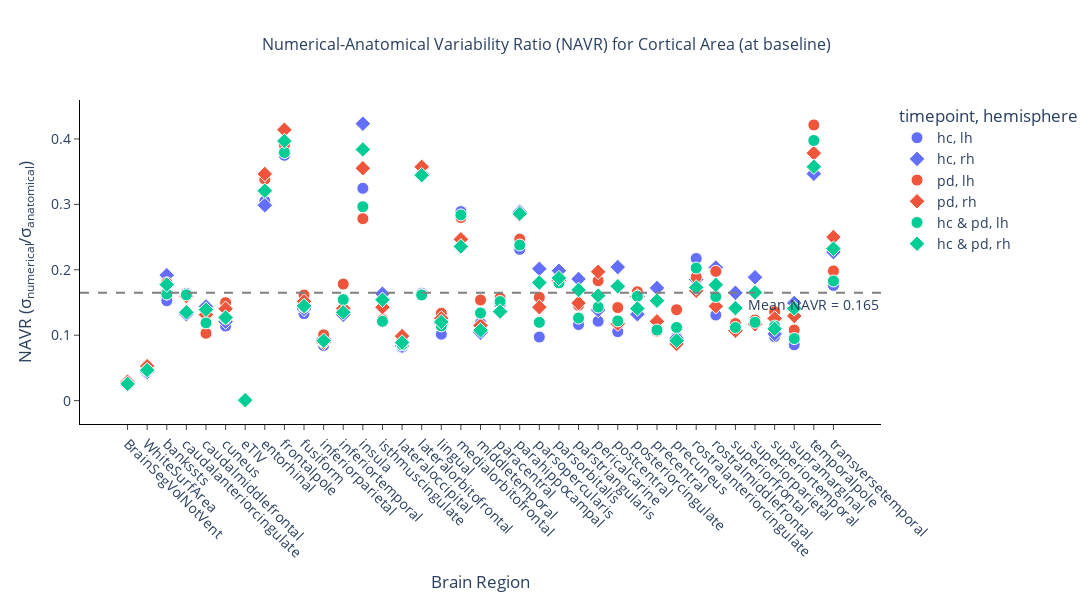
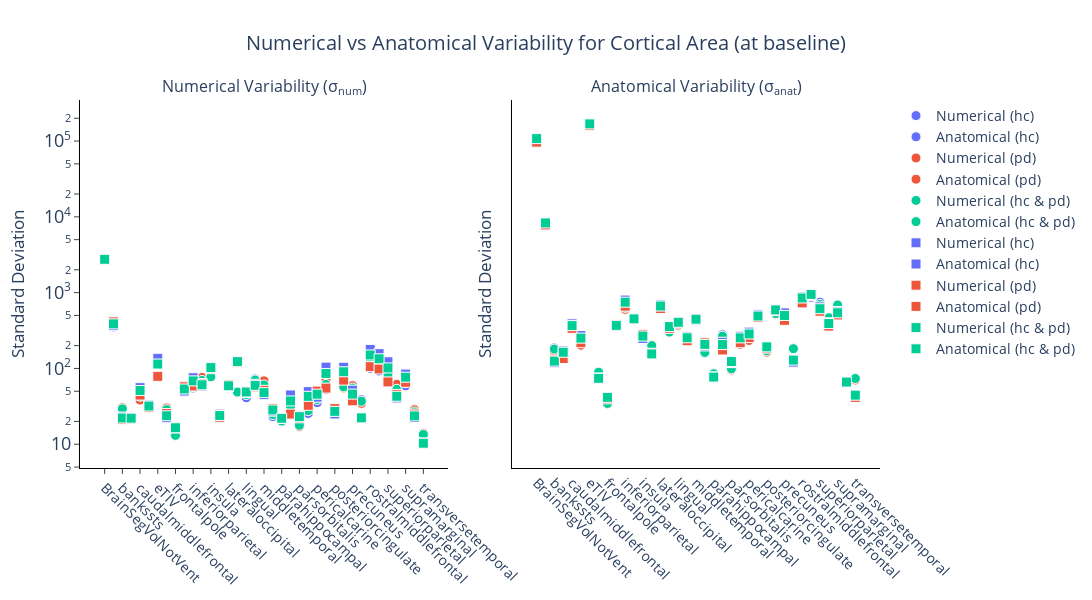

Notebook cell for these charts, in order:
### Markdown cell above
### Baseline HC+PD

### Code cell
pop_hc_baseline, pop_pd_baseline = get_population(df, df_cohort, visit="first")
pop_hc_followup, pop_pd_followup = get_population(df, df_cohort, visit="second")

pop_hc = pop_hc_baseline
pop_pd = pop_pd_baseline
pop_all = np.concatenate([pop_hc_baseline, pop_pd_baseline])

config = NavrConfig(
    metric=METRIC,
    bilateral=False,
    change=False,
    csv_dir=csv_dir,
    figures_dir=figures_dir,
    regions_template=regions_template,
    anondir=anondir,
    title_suffix="Cortical",
    timepoint="baseline",
)

_ = generate_navr(
    get_stats_metric=get_stats_metric,
    pop1=pop_hc,
    pop2=pop_pd,
    pop_all=pop_all,
    pop1_name="hc",
    pop2_name="pd",
    config=config,
)

pop_hc = pop_hc_followup
pop_pd = pop_pd_followup
pop_all = np.concatenate([pop_hc_followup, pop_pd_followup])

config = NavrConfig(
    metric=METRIC,
    bilateral=False,
    change=False,
    csv_dir=csv_dir,
    figures_dir=figures_dir,
    regions_template=regions_template,
    anondir=anondir,
    title_suffix="Cortical",
    timepoint="followup",
)

_ = generate_navr(
    get_stats_metric=get_stats_metric,
    pop1=pop_hc,
    pop2=pop_pd,
    pop_all=pop_all,
    pop1_name="hc",
    pop2_name="pd",
    config=config,
)

### Figure 1 — Plotly figure (JSON) as saved in the notebook; plotly's stock layout.template omitted (floating-point values rounded to 4 significant figures)
{"data": [{"customdata": [[2726.0, 109000.0], [353.3, 8306.0], [28.45, 186.4], [23.02, 140.4], [46.28, 344.8], [29.56, 259.1], [136.0, 167900.0], [27.26, 89.37], [12.94, 34.5], [49.71, 373.9], [55.18, 655.5], [63.67, 461.1], [78.31, 241.3], [23.48, 194.7], [55.49, 679.8], [48.87, 297.6], [41.08, 404.5], [72.71, 251.6], [53.32, 449.7], [23.15, 158.6], [19.76, 85.44], [26.99, 277.7], [18.37, 100.5], [25.47, 219.0], [35.36, 291.2], [52.9, 501.8], [27.28, 167.0], [58.52, 532.8], [51.73, 531.4], [38.68, 178.1], [100.2, 766.0], [92.56, 862.8], [88.35, 748.4], [45.19, 462.4], [58.99, 691.4], [25.13, 66.41], [13.08, 74.27]], "hovertemplate": "<b>%{hovertext}</b><br><br>timepoint=hc<br>hemisphere=lh<br>region=%{x}<br>NAVR=%{y:.3f}<br>num=%{customdata[0]:.2e}<br>anat=%{customdata[1]:.2e}<extra></extra>", "hovertext": ["BrainSegVolNotVent", "WhiteSurfArea", "bankssts", "caudalanteriorcingulate", "caudalmiddlefrontal", "cuneus", "eTIV", "entorhinal", "frontalpole", "fusiform", "inferiorparietal", "inferiortemporal", "insula", "isthmuscingulate", "lateraloccipital", "lateralorbitofrontal", "lingual", "medialorbitofrontal", "middletemporal", "paracentral", "parahippocampal", "parsopercularis", "parsorbitalis", "parstriangularis", "pericalcarine", "postcentral", "posteriorcingulate", "precentral", "precuneus", "rostralanteriorcingulate", "rostralmiddlefrontal", "superiorfrontal", "superiorparietal", "superiortemporal", "supramarginal", "temporalpole", "transversetemporal"], "legendgroup": "hc, lh", "marker": {"color": "#636efa", "line": {"color": "white", "width": 1}, "size": 12, "symbol": "circle"}, "mode": "markers", "name": "hc, lh", "orientation": "v", "showlegend": true, "type": "scatter", "x": ["BrainSegVolNotVent", "WhiteSurfArea", "bankssts", "caudalanteriorcingulate", "caudalmiddlefrontal", "cuneus", "eTIV", "entorhinal", "frontalpole", "fusiform", "inferiorparietal", "inferiortemporal", "insula", "isthmuscingulate", "lateraloccipital", "lateralorbitofrontal", "lingual", "medialorbitofrontal", "middletemporal", "paracentral", "parahippocampal", "parsopercularis", "parsorbitalis", "parstriangularis", "pericalcarine", "postcentral", "posteriorcingulate", "precentral", "precuneus", "rostralanteriorcingulate", "rostralmiddlefrontal", "superiorfrontal", "superiorparietal", "superiortemporal", "supramarginal", "temporalpole", "transversetemporal"], "xaxis": "x", "y": [0.02501, 0.04254, 0.1526, 0.1639, 0.1342, 0.1141, 0.0008099, 0.305, 0.3751, 0.133, 0.08419, 0.1381, 0.3246, 0.1206, 0.08163, 0.1642, 0.1016, 0.289, 0.1186, 0.146, 0.2312, 0.09719, 0.1828, 0.1163, 0.1214, 0.1054, 0.1633, 0.1098, 0.09734, 0.2172, 0.1308, 0.1073, 0.118, 0.09773, 0.08533, 0.3783, 0.1761], "yaxis": "y"}, {"customdata": [[2726.0, 109000.0], [366.9, 8368.0], [22.83, 119.1], [22.43, 169.7], [55.84, 387.6], [32.83, 272.0], [136.0, 167900.0], [22.35, 74.83], [16.53, 41.66], [50.31, 358.7], [75.39, 798.2], [58.78, 447.8], [105.2, 248.4], [24.93, 152.5], [57.67, 688.9], [124.5, 359.2], [48.08, 408.9], [61.81, 262.7], [44.98, 432.5], [27.27, 198.2], [21.99, 76.21], [44.67, 221.6], [23.7, 119.3], [49.45, 266.0], [41.74, 301.4], [104.1, 509.9], [25.08, 189.9], [103.7, 601.9], [51.63, 540.5], [22.44, 121.1], [178.4, 876.5], [156.6, 950.4], [122.4, 649.2], [40.82, 400.8], [84.22, 564.4], [22.5, 64.9], [10.27, 45.25]], "hovertemplate": "<b>%{hovertext}</b><br><br>timepoint=hc<br>hemisphere=rh<br>region=%{x}<br>NAVR=%{y:.3f}<br>num=%{customdata[0]:.2e}<br>anat=%{customdata[1]:.2e}<extra></extra>", "hovertext": ["BrainSegVolNotVent", "WhiteSurfArea", "bankssts", "caudalanteriorcingulate", "caudalmiddlefrontal", "cuneus", "eTIV", "entorhinal", "frontalpole", "fusiform", "inferiorparietal", "inferiortemporal", "insula", "isthmuscingulate", "lateraloccipital", "lateralorbitofrontal", "lingual", "medialorbitofrontal", "middletemporal", "paracentral", "parahippocampal", "parsopercularis", "parsorbitalis", "parstriangularis", "pericalcarine", "postcentral", "posteriorcingulate", "precentral", "precuneus", "rostralanteriorcingulate", "rostralmiddlefrontal", "superiorfrontal", "superiorparietal", "superiortemporal", "supramarginal", "temporalpole", "transversetemporal"], "legendgroup": "hc, rh", "marker": {"color": "#636efa", "line": {"color": "white", "width": 1}, "size": 12, "symbol": "diamond"}, "mode": "markers", "name": "hc, rh", "orientation": "v", "showlegend": true, "type": "scatter", "x": ["BrainSegVolNotVent", "WhiteSurfArea", "bankssts", "caudalanteriorcingulate", "caudalmiddlefrontal", "cuneus", "eTIV", "entorhinal", "frontalpole", "fusiform", "inferiorparietal", "inferiortemporal", "insula", "isthmuscingulate", "lateraloccipital", "lateralorbitofrontal", "lingual", "medialorbitofrontal", "middletemporal", "paracentral", "parahippocampal", "parsopercularis", "parsorbitalis", "parstriangularis", "pericalcarine", "postcentral", "posteriorcingulate", "precentral", "precuneus", "rostralanteriorcingulate", "rostralmiddlefrontal", "superiorfrontal", "superiorparietal", "superiortemporal", "supramarginal", "temporalpole", "transversetemporal"], "xaxis": "x", "y": [0.02501, 0.04385, 0.1918, 0.1322, 0.144, 0.1207, 0.0008099, 0.2987, 0.3967, 0.1403, 0.09445, 0.1313, 0.4233, 0.1635, 0.08371, 0.3466, 0.1176, 0.2353, 0.104, 0.1376, 0.2885, 0.2015, 0.1986, 0.1859, 0.1385, 0.2041, 0.1321, 0.1722, 0.09551, 0.1853, 0.2035, 0.1648, 0.1886, 0.1018, 0.1492, 0.3468, 0.227], "yaxis": "y"}, {"customdata": [[2783.0, 96660.0], [416.8, 7833.0], [30.34, 168.6], [21.59, 133.9], [38.25, 371.4], [30.34, 202.6], [78.64, 161000.0], [30.17, 89.1], [13.29, 34.03], [57.4, 355.4], [60.45, 601.3], [76.22, 427.9], [76.61, 275.4], [25.13, 203.1], [58.11, 622.1], [48.61, 300.4], [49.73, 372.6], [66.91, 239.1], [68.61, 446.1], [26.38, 168.0], [20.84, 84.42], [37.0, 234.2], [17.1, 95.59], [30.32, 208.1], [42.9, 234.0], [70.94, 498.8], [27.21, 163.5], [55.2, 519.7], [59.31, 427.0], [34.62, 183.3], [144.6, 731.9], [110.8, 940.5], [77.56, 629.1], [61.7, 454.4], [71.86, 665.7], [28.51, 67.66], [13.94, 70.32]], "hovertemplate": "<b>%{hovertext}</b><br><br>timepoint=pd<br>hemisphere=lh<br>region=%{x}<br>NAVR=%{y:.3f}<br>num=%{customdata[0]:.2e}<br>anat=%{customdata[1]:.2e}<extra></extra>", "hovertext": ["BrainSegVolNotVent", "WhiteSurfArea", "bankssts", "caudalanteriorcingulate", "caudalmiddlefrontal", "cuneus", "eTIV", "entorhinal", "frontalpole", "fusiform", "inferiorparietal", "inferiortemporal", "insula", "isthmuscingulate", "lateraloccipital", "lateralorbitofrontal", "lingual", "medialorbitofrontal", "middletemporal", "paracentral", "parahippocampal", "parsopercularis", "parsorbitalis", "parstriangularis", "pericalcarine", "postcentral", "posteriorcingulate", "precentral", "precuneus", "rostralanteriorcingulate", "rostralmiddlefrontal", "superiorfrontal", "superiorparietal", "superiortemporal", "supramarginal", "temporalpole", "transversetemporal"], "legendgroup": "pd, lh", "marker": {"color": "#EF553B", "line": {"color": "white", "width": 1}, "size": 12, "symbol": "circle"}, "mode": "markers", "name": "pd, lh", "orientation": "v", "showlegend": true, "type": "scatter", "x": ["BrainSegVolNotVent", "WhiteSurfArea", "bankssts", "caudalanteriorcingulate", "caudalmiddlefrontal", "cuneus", "eTIV", "entorhinal", "frontalpole", "fusiform", "inferiorparietal", "inferiortemporal", "insula", "isthmuscingulate", "lateraloccipital", "lateralorbitofrontal", "lingual", "medialorbitofrontal", "middletemporal", "paracentral", "parahippocampal", "parsopercularis", "parsorbitalis", "parstriangularis", "pericalcarine", "postcentral", "posteriorcingulate", "precentral", "precuneus", "rostralanteriorcingulate", "rostralmiddlefrontal", "superiorfrontal", "superiorparietal", "superiortemporal", "supramarginal", "temporalpole", "transversetemporal"], "xaxis": "x", "y": [0.02879, 0.05321, 0.18, 0.1613, 0.103, 0.1498, 0.0004884, 0.3386, 0.3907, 0.1615, 0.1005, 0.1781, 0.2782, 0.1238, 0.09341, 0.1618, 0.1335, 0.2799, 0.1538, 0.157, 0.2469, 0.158, 0.1789, 0.1457, 0.1833, 0.1422, 0.1664, 0.1062, 0.1389, 0.1889, 0.1976, 0.1178, 0.1233, 0.1358, 0.1079, 0.4214, 0.1982], "yaxis": "y"}, {"customdata": [[2783.0, 96660.0], [411.4, 7815.0], [21.3, 129.1], [21.59, 135.1], [44.45, 338.2], [30.67, 218.5], [78.64, 161000.0], [25.43, 73.42], [16.45, 39.71], [57.33, 378.0], [58.71, 663.1], [63.39, 449.5], [99.23, 279.2], [22.68, 158.8], [60.83, 616.6], [120.7, 337.8], [49.95, 397.0], [57.21, 232.0], [51.45, 448.1], [29.5, 217.9], [21.98, 77.21], [24.98, 174.9], [22.32, 121.5], [32.63, 218.6], [50.29, 255.4], [55.03, 468.1], [29.49, 185.1], [70.14, 578.7], [37.34, 431.1], [22.08, 131.5], [105.5, 731.6], [98.45, 921.3], [66.33, 568.4], [45.46, 361.9], [65.67, 507.4], [24.98, 66.03], [10.36, 41.43]], "hovertemplate": "<b>%{hovertext}</b><br><br>timepoint=pd<br>hemisphere=rh<br>region=%{x}<br>NAVR=%{y:.3f}<br>num=%{customdata[0]:.2e}<br>anat=%{customdata[1]:.2e}<extra></extra>", "hovertext": ["BrainSegVolNotVent", "WhiteSurfArea", "bankssts", "caudalanteriorcingulate", "caudalmiddlefrontal", "cuneus", "eTIV", "entorhinal", "frontalpole", "fusiform", "inferiorparietal", "inferiortemporal", "insula", "isthmuscingulate", "lateraloccipital", "lateralorbitofrontal", "lingual", "medialorbitofrontal", "middletemporal", "paracentral", "parahippocampal", "parsopercularis", "parsorbitalis", "parstriangularis", "pericalcarine", "postcentral", "posteriorcingulate", "precentral", "precuneus", "rostralanteriorcingulate", "rostralmiddlefrontal", "superiorfrontal", "superiorparietal", "superiortemporal", "supramarginal", "temporalpole", "transversetemporal"], "legendgroup": "pd, rh", "marker": {"color": "#EF553B", "line": {"color": "white", "width": 1}, "size": 12, "symbol": "diamond"}, "mode": "markers", "name": "pd, rh", "orientation": "v", "showlegend": true, "type": "scatter", "x": ["BrainSegVolNotVent", "WhiteSurfArea", "bankssts", "caudalanteriorcingulate", "caudalmiddlefrontal", "cuneus", "eTIV", "entorhinal", "frontalpole", "fusiform", "inferiorparietal", "inferiortemporal", "insula", "isthmuscingulate", "lateraloccipital", "lateralorbitofrontal", "lingual", "medialorbitofrontal", "middletemporal", "paracentral", "parahippocampal", "parsopercularis", "parsorbitalis", "parstriangularis", "pericalcarine", "postcentral", "posteriorcingulate", "precentral", "precuneus", "rostralanteriorcingulate", "rostralmiddlefrontal", "superiorfrontal", "superiorparietal", "superiortemporal", "supramarginal", "temporalpole", "transversetemporal"], "xaxis": "x", "y": [0.02879, 0.05265, 0.165, 0.1597, 0.1314, 0.1404, 0.0004884, 0.3464, 0.4141, 0.1517, 0.08854, 0.141, 0.3553, 0.1428, 0.09866, 0.3574, 0.1258, 0.2467, 0.1148, 0.1354, 0.2847, 0.1428, 0.1837, 0.1492, 0.197, 0.1176, 0.1593, 0.1212, 0.08662, 0.1679, 0.1442, 0.1069, 0.1167, 0.1256, 0.1294, 0.3783, 0.25], "yaxis": "y"}, {"customdata": [[2751.0, 107600.0], [382.7, 8282.0], [29.3, 179.7], [22.4, 138.5], [42.91, 361.1], [29.91, 237.7], [114.2, 168400.0], [28.58, 89.17], [13.1, 34.53], [53.25, 370.7], [57.57, 637.1], [69.51, 450.2], [77.56, 261.6], [24.22, 199.7], [56.66, 662.6], [48.76, 301.8], [45.12, 395.0], [70.2, 247.3], [60.57, 452.4], [24.63, 162.6], [20.24, 85.12], [31.81, 265.9], [17.82, 98.9], [27.72, 219.6], [38.88, 271.9], [61.54, 505.1], [27.25, 170.8], [57.07, 529.0], [55.21, 493.8], [36.94, 182.3], [121.9, 766.3], [101.0, 904.9], [83.74, 699.9], [53.14, 466.6], [65.0, 685.5], [26.68, 67.1], [13.47, 73.63]], "hovertemplate": "<b>%{hovertext}</b><br><br>timepoint=hc & pd<br>hemisphere=lh<br>region=%{x}<br>NAVR=%{y:.3f}<br>num=%{customdata[0]:.2e}<br>anat=%{customdata[1]:.2e}<extra></extra>", "hovertext": ["BrainSegVolNotVent", "WhiteSurfArea", "bankssts", "caudalanteriorcingulate", "caudalmiddlefrontal", "cuneus", "eTIV", "entorhinal", "frontalpole", "fusiform", "inferiorparietal", "inferiortemporal", "insula", "isthmuscingulate", "lateraloccipital", "lateralorbitofrontal", "lingual", "medialorbitofrontal", "middletemporal", "paracentral", "parahippocampal", "parsopercularis", "parsorbitalis", "parstriangularis", "pericalcarine", "postcentral", "posteriorcingulate", "precentral", "precuneus", "rostralanteriorcingulate", "rostralmiddlefrontal", "superiorfrontal", "superiorparietal", "superiortemporal", "supramarginal", "temporalpole", "transversetemporal"], "legendgroup": "hc & pd, lh", "marker": {"color": "#00cc96", "line": {"color": "white", "width": 1}, "size": 12, "symbol": "circle"}, "mode": "markers", "name": "hc & pd, lh", "orientation": "v", "showlegend": true, "type": "scatter", "x": ["BrainSegVolNotVent", "WhiteSurfArea", "bankssts", "caudalanteriorcingulate", "caudalmiddlefrontal", "cuneus", "eTIV", "entorhinal", "frontalpole", "fusiform", "inferiorparietal", "inferiortemporal", "insula", "isthmuscingulate", "lateraloccipital", "lateralorbitofrontal", "lingual", "medialorbitofrontal", "middletemporal", "paracentral", "parahippocampal", "parsopercularis", "parsorbitalis", "parstriangularis", "pericalcarine", "postcentral", "posteriorcingulate", "precentral", "precuneus", "rostralanteriorcingulate", "rostralmiddlefrontal", "superiorfrontal", "superiorparietal", "superiortemporal", "supramarginal", "temporalpole", "transversetemporal"], "xaxis": "x", "y": [0.02558, 0.04621, 0.163, 0.1617, 0.1189, 0.1258, 0.0006782, 0.3205, 0.3793, 0.1437, 0.09037, 0.1544, 0.2964, 0.1213, 0.08552, 0.1616, 0.1142, 0.2839, 0.1339, 0.1514, 0.2378, 0.1196, 0.1801, 0.1262, 0.143, 0.1218, 0.1596, 0.1079, 0.1118, 0.2027, 0.1591, 0.1117, 0.1197, 0.1139, 0.09483, 0.3976, 0.1829], "yaxis": "y"}, {"customdata": [[2751.0, 107600.0], [387.3, 8310.0], [22.17, 124.9], [22.06, 163.4], [51.11, 367.6], [31.89, 251.2], [114.2, 168400.0], [23.76, 74.07], [16.49, 41.56], [53.53, 370.1], [68.51, 748.2], [60.86, 450.8], [102.6, 267.1], [23.96, 155.4], [59.09, 665.6], [122.8, 356.5], [48.92, 406.4], [59.82, 253.8], [47.95, 446.1], [28.28, 207.7], [21.98, 76.94], [37.26, 206.5], [23.1, 123.3], [42.82, 253.1], [45.73, 284.9], [85.89, 491.5], [27.12, 192.5], [90.36, 591.6], [45.85, 499.9], [22.28, 128.8], [150.5, 850.7], [134.0, 947.7], [101.5, 613.7], [42.94, 391.4], [76.56, 542.7], [23.63, 66.11], [10.31, 44.38]], "hovertemplate": "<b>%{hovertext}</b><br><br>timepoint=hc & pd<br>hemisphere=rh<br>region=%{x}<br>NAVR=%{y:.3f}<br>num=%{customdata[0]:.2e}<br>anat=%{customdata[1]:.2e}<extra></extra>", "hovertext": ["BrainSegVolNotVent", "WhiteSurfArea", "bankssts", "caudalanteriorcingulate", "caudalmiddlefrontal", "cuneus", "eTIV", "entorhinal", "frontalpole", "fusiform", "inferiorparietal", "inferiortemporal", "insula", "isthmuscingulate", "lateraloccipital", "lateralorbitofrontal", "lingual", "medialorbitofrontal", "middletemporal", "paracentral", "parahippocampal", "parsopercularis", "parsorbitalis", "parstriangularis", "pericalcarine", "postcentral", "posteriorcingulate", "precentral", "precuneus", "rostralanteriorcingulate", "rostralmiddlefrontal", "superiorfrontal", "superiorparietal", "superiortemporal", "supramarginal", "temporalpole", "transversetemporal"], "legendgroup": "hc & pd, rh", "marker": {"color": "#00cc96", "line": {"color": "white", "width": 1}, "size": 12, "symbol": "diamond"}, "mode": "markers", "name": "hc & pd, rh", "orientation": "v", "showlegend": true, "type": "scatter", "x": ["BrainSegVolNotVent", "WhiteSurfArea", "bankssts", "caudalanteriorcingulate", "caudalmiddlefrontal", "cuneus", "eTIV", "entorhinal", "frontalpole", "fusiform", "inferiorparietal", "inferiortemporal", "insula", "isthmuscingulate", "lateraloccipital", "lateralorbitofrontal", "lingual", "medialorbitofrontal", "middletemporal", "paracentral", "parahippocampal", "parsopercularis", "parsorbitalis", "parstriangularis", "pericalcarine", "postcentral", "posteriorcingulate", "precentral", "precuneus", "rostralanteriorcingulate", "rostralmiddlefrontal", "superiorfrontal", "superiorparietal", "superiortemporal", "supramarginal", "temporalpole", "transversetemporal"], "xaxis": "x", "y": [0.02558, 0.0466, 0.1774, 0.135, 0.139, 0.127, 0.0006782, 0.3208, 0.3969, 0.1446, 0.09157, 0.135, 0.384, 0.1542, 0.08878, 0.3446, 0.1204, 0.2357, 0.1075, 0.1361, 0.2857, 0.1804, 0.1873, 0.1692, 0.1605, 0.1748, 0.1408, 0.1527, 0.09172, 0.173, 0.177, 0.1414, 0.1654, 0.1097, 0.1411, 0.3575, 0.2323], "yaxis": "y"}], "layout": {"annotations": [{"showarrow": false, "text": "Mean NAVR = 0.165", "x": 1, "xanchor": "right", "xref": "x domain", "y": 0.165, "yanchor": "top", "yref": "y"}], "font": {"size": 14}, "height": 600, "legend": {"title": {"text": "timepoint, hemisphere"}, "tracegroupgap": 0}, "plot_bgcolor": "white", "shapes": [{"line": {"color": "gray", "dash": "dash"}, "type": "line", "x0": 0, "x1": 1, "xref": "x domain", "y0": 0.165, "y1": 0.165, "yref": "y"}], "title": {"font": {"size": 16}, "text": "Numerical-Anatomical Variability Ratio (NAVR) for Cortical Area (at baseline)", "x": 0.5}, "width": 1400, "xaxis": {"anchor": "y", "domain": [0, 1], "linecolor": "black", "linewidth": 1, "showline": true, "tickangle": 45, "ticks": "outside", "title": {"text": "Brain Region"}}, "yaxis": {"anchor": "x", "domain": [0, 1], "exponentformat": "power", "linecolor": "black", "linewidth": 1, "showline": true, "ticks": "outside", "title": {"text": "NAVR (σ<sub>numerical</sub>/σ<sub>anatomical</sub>)"}}}}

### Figure 2 — Plotly figure (JSON) as saved in the notebook; plotly's stock layout.template omitted (floating-point values rounded to 4 significant figures)
{"data": [{"marker": {"color": "#636EFA", "line": {"color": "white", "width": 1}, "size": 10, "symbol": ["circle", "circle", "circle", "circle", "circle", "circle", "circle", "circle", "circle", "circle", "circle", "circle", "circle", "circle", "circle", "circle", "circle", "circle", "circle", "circle", "circle", "circle", "circle", "circle", "circle", "circle", "circle", "circle", "circle", "circle", "circle", "circle", "circle", "circle", "circle", "circle", "circle"]}, "mode": "markers", "name": "Numerical (hc)", "showlegend": true, "type": "scatter", "x": ["BrainSegVolNotVent", "WhiteSurfArea", "bankssts", "caudalanteriorcingulate", "caudalmiddlefrontal", "cuneus", "eTIV", "entorhinal", "frontalpole", "fusiform", "inferiorparietal", "inferiortemporal", "insula", "isthmuscingulate", "lateraloccipital", "lateralorbitofrontal", "lingual", "medialorbitofrontal", "middletemporal", "paracentral", "parahippocampal", "parsopercularis", "parsorbitalis", "parstriangularis", "pericalcarine", "postcentral", "posteriorcingulate", "precentral", "precuneus", "rostralanteriorcingulate", "rostralmiddlefrontal", "superiorfrontal", "superiorparietal", "superiortemporal", "supramarginal", "temporalpole", "transversetemporal"], "xaxis": "x", "y": [2726.0, 353.3, 28.45, 23.02, 46.28, 29.56, 136.0, 27.26, 12.94, 49.71, 55.18, 63.67, 78.31, 23.48, 55.49, 48.87, 41.08, 72.71, 53.32, 23.15, 19.76, 26.99, 18.37, 25.47, 35.36, 52.9, 27.28, 58.52, 51.73, 38.68, 100.2, 92.56, 88.35, 45.19, 58.99, 25.13, 13.08], "yaxis": "y"}, {"marker": {"color": "#636EFA", "line": {"color": "white", "width": 1}, "size": 10, "symbol": ["circle", "circle", "circle", "circle", "circle", "circle", "circle", "circle", "circle", "circle", "circle", "circle", "circle", "circle", "circle", "circle", "circle", "circle", "circle", "circle", "circle", "circle", "circle", "circle", "circle", "circle", "circle", "circle", "circle", "circle", "circle", "circle", "circle", "circle", "circle", "circle", "circle"]}, "mode": "markers", "name": "Anatomical (hc)", "showlegend": true, "type": "scatter", "x": ["BrainSegVolNotVent", "WhiteSurfArea", "bankssts", "caudalanteriorcingulate", "caudalmiddlefrontal", "cuneus", "eTIV", "entorhinal", "frontalpole", "fusiform", "inferiorparietal", "inferiortemporal", "insula", "isthmuscingulate", "lateraloccipital", "lateralorbitofrontal", "lingual", "medialorbitofrontal", "middletemporal", "paracentral", "parahippocampal", "parsopercularis", "parsorbitalis", "parstriangularis", "pericalcarine", "postcentral", "posteriorcingulate", "precentral", "precuneus", "rostralanteriorcingulate", "rostralmiddlefrontal", "superiorfrontal", "superiorparietal", "superiortemporal", "supramarginal", "temporalpole", "transversetemporal"], "xaxis": "x2", "y": [109000.0, 8306.0, 186.4, 140.4, 344.8, 259.1, 167900.0, 89.37, 34.5, 373.9, 655.5, 461.1, 241.3, 194.7, 679.8, 297.6, 404.5, 251.6, 449.7, 158.6, 85.44, 277.7, 100.5, 219.0, 291.2, 501.8, 167.0, 532.8, 531.4, 178.1, 766.0, 862.8, 748.4, 462.4, 691.4, 66.41, 74.27], "yaxis": "y2"}, {"marker": {"color": "#EF553B", "line": {"color": "white", "width": 1}, "size": 10, "symbol": ["circle", "circle", "circle", "circle", "circle", "circle", "circle", "circle", "circle", "circle", "circle", "circle", "circle", "circle", "circle", "circle", "circle", "circle", "circle", "circle", "circle", "circle", "circle", "circle", "circle", "circle", "circle", "circle", "circle", "circle", "circle", "circle", "circle", "circle", "circle", "circle", "circle"]}, "mode": "markers", "name": "Numerical (pd)", "showlegend": true, "type": "scatter", "x": ["BrainSegVolNotVent", "WhiteSurfArea", "bankssts", "caudalanteriorcingulate", "caudalmiddlefrontal", "cuneus", "eTIV", "entorhinal", "frontalpole", "fusiform", "inferiorparietal", "inferiortemporal", "insula", "isthmuscingulate", "lateraloccipital", "lateralorbitofrontal", "lingual", "medialorbitofrontal", "middletemporal", "paracentral", "parahippocampal", "parsopercularis", "parsorbitalis", "parstriangularis", "pericalcarine", "postcentral", "posteriorcingulate", "precentral", "precuneus", "rostralanteriorcingulate", "rostralmiddlefrontal", "superiorfrontal", "superiorparietal", "superiortemporal", "supramarginal", "temporalpole", "transversetemporal"], "xaxis": "x", "y": [2783.0, 416.8, 30.34, 21.59, 38.25, 30.34, 78.64, 30.17, 13.29, 57.4, 60.45, 76.22, 76.61, 25.13, 58.11, 48.61, 49.73, 66.91, 68.61, 26.38, 20.84, 37.0, 17.1, 30.32, 42.9, 70.94, 27.21, 55.2, 59.31, 34.62, 144.6, 110.8, 77.56, 61.7, 71.86, 28.51, 13.94], "yaxis": "y"}, {"marker": {"color": "#EF553B", "line": {"color": "white", "width": 1}, "size": 10, "symbol": ["circle", "circle", "circle", "circle", "circle", "circle", "circle", "circle", "circle", "circle", "circle", "circle", "circle", "circle", "circle", "circle", "circle", "circle", "circle", "circle", "circle", "circle", "circle", "circle", "circle", "circle", "circle", "circle", "circle", "circle", "circle", "circle", "circle", "circle", "circle", "circle", "circle"]}, "mode": "markers", "name": "Anatomical (pd)", "showlegend": true, "type": "scatter", "x": ["BrainSegVolNotVent", "WhiteSurfArea", "bankssts", "caudalanteriorcingulate", "caudalmiddlefrontal", "cuneus", "eTIV", "entorhinal", "frontalpole", "fusiform", "inferiorparietal", "inferiortemporal", "insula", "isthmuscingulate", "lateraloccipital", "lateralorbitofrontal", "lingual", "medialorbitofrontal", "middletemporal", "paracentral", "parahippocampal", "parsopercularis", "parsorbitalis", "parstriangularis", "pericalcarine", "postcentral", "posteriorcingulate", "precentral", "precuneus", "rostralanteriorcingulate", "rostralmiddlefrontal", "superiorfrontal", "superiorparietal", "superiortemporal", "supramarginal", "temporalpole", "transversetemporal"], "xaxis": "x2", "y": [96660.0, 7833.0, 168.6, 133.9, 371.4, 202.6, 161000.0, 89.1, 34.03, 355.4, 601.3, 427.9, 275.4, 203.1, 622.1, 300.4, 372.6, 239.1, 446.1, 168.0, 84.42, 234.2, 95.59, 208.1, 234.0, 498.8, 163.5, 519.7, 427.0, 183.3, 731.9, 940.5, 629.1, 454.4, 665.7, 67.66, 70.32], "yaxis": "y2"}, {"marker": {"color": "#00CC96", "line": {"color": "white", "width": 1}, "size": 10, "symbol": ["circle", "circle", "circle", "circle", "circle", "circle", "circle", "circle", "circle", "circle", "circle", "circle", "circle", "circle", "circle", "circle", "circle", "circle", "circle", "circle", "circle", "circle", "circle", "circle", "circle", "circle", "circle", "circle", "circle", "circle", "circle", "circle", "circle", "circle", "circle", "circle", "circle"]}, "mode": "markers", "name": "Numerical (hc & pd)", "showlegend": true, "type": "scatter", "x": ["BrainSegVolNotVent", "WhiteSurfArea", "bankssts", "caudalanteriorcingulate", "caudalmiddlefrontal", "cuneus", "eTIV", "entorhinal", "frontalpole", "fusiform", "inferiorparietal", "inferiortemporal", "insula", "isthmuscingulate", "lateraloccipital", "lateralorbitofrontal", "lingual", "medialorbitofrontal", "middletemporal", "paracentral", "parahippocampal", "parsopercularis", "parsorbitalis", "parstriangularis", "pericalcarine", "postcentral", "posteriorcingulate", "precentral", "precuneus", "rostralanteriorcingulate", "rostralmiddlefrontal", "superiorfrontal", "superiorparietal", "superiortemporal", "supramarginal", "temporalpole", "transversetemporal"], "xaxis": "x", "y": [2751.0, 382.7, 29.3, 22.4, 42.91, 29.91, 114.2, 28.58, 13.1, 53.25, 57.57, 69.51, 77.56, 24.22, 56.66, 48.76, 45.12, 70.2, 60.57, 24.63, 20.24, 31.81, 17.82, 27.72, 38.88, 61.54, 27.25, 57.07, 55.21, 36.94, 121.9, 101.0, 83.74, 53.14, 65.0, 26.68, 13.47], "yaxis": "y"}, {"marker": {"color": "#00CC96", "line": {"color": "white", "width": 1}, "size": 10, "symbol": ["circle", "circle", "circle", "circle", "circle", "circle", "circle", "circle", "circle", "circle", "circle", "circle", "circle", "circle", "circle", "circle", "circle", "circle", "circle", "circle", "circle", "circle", "circle", "circle", "circle", "circle", "circle", "circle", "circle", "circle", "circle", "circle", "circle", "circle", "circle", "circle", "circle"]}, "mode": "markers", "name": "Anatomical (hc & pd)", "showlegend": true, "type": "scatter", "x": ["BrainSegVolNotVent", "WhiteSurfArea", "bankssts", "caudalanteriorcingulate", "caudalmiddlefrontal", "cuneus", "eTIV", "entorhinal", "frontalpole", "fusiform", "inferiorparietal", "inferiortemporal", "insula", "isthmuscingulate", "lateraloccipital", "lateralorbitofrontal", "lingual", "medialorbitofrontal", "middletemporal", "paracentral", "parahippocampal", "parsopercularis", "parsorbitalis", "parstriangularis", "pericalcarine", "postcentral", "posteriorcingulate", "precentral", "precuneus", "rostralanteriorcingulate", "rostralmiddlefrontal", "superiorfrontal", "superiorparietal", "superiortemporal", "supramarginal", "temporalpole", "transversetemporal"], "xaxis": "x2", "y": [107600.0, 8282.0, 179.7, 138.5, 361.1, 237.7, 168400.0, 89.17, 34.53, 370.7, 637.1, 450.2, 261.6, 199.7, 662.6, 301.8, 395.0, 247.3, 452.4, 162.6, 85.12, 265.9, 98.9, 219.6, 271.9, 505.1, 170.8, 529.0, 493.8, 182.3, 766.3, 904.9, 699.9, 466.6, 685.5, 67.1, 73.63], "yaxis": "y2"}, {"marker": {"color": "#636EFA", "line": {"color": "white", "width": 1}, "size": 10, "symbol": ["square", "square", "square", "square", "square", "square", "square", "square", "square", "square", "square", "square", "square", "square", "square", "square", "square", "square", "square", "square", "square", "square", "square", "square", "square", "square", "square", "square", "square", "square", "square", "square", "square", "square", "square", "square", "square"]}, "mode": "markers", "name": "Numerical (hc)", "showlegend": true, "type": "scatter", "x": ["BrainSegVolNotVent", "WhiteSurfArea", "bankssts", "caudalanteriorcingulate", "caudalmiddlefrontal", "cuneus", "eTIV", "entorhinal", "frontalpole", "fusiform", "inferiorparietal", "inferiortemporal", "insula", "isthmuscingulate", "lateraloccipital", "lateralorbitofrontal", "lingual", "medialorbitofrontal", "middletemporal", "paracentral", "parahippocampal", "parsopercularis", "parsorbitalis", "parstriangularis", "pericalcarine", "postcentral", "posteriorcingulate", "precentral", "precuneus", "rostralanteriorcingulate", "rostralmiddlefrontal", "superiorfrontal", "superiorparietal", "superiortemporal", "supramarginal", "temporalpole", "transversetemporal"], "xaxis": "x", "y": [2726.0, 366.9, 22.83, 22.43, 55.84, 32.83, 136.0, 22.35, 16.53, 50.31, 75.39, 58.78, 105.2, 24.93, 57.67, 124.5, 48.08, 61.81, 44.98, 27.27, 21.99, 44.67, 23.7, 49.45, 41.74, 104.1, 25.08, 103.7, 51.63, 22.44, 178.4, 156.6, 122.4, 40.82, 84.22, 22.5, 10.27], "yaxis": "y"}, {"marker": {"color": "#636EFA", "line": {"color": "white", "width": 1}, "size": 10, "symbol": ["square", "square", "square", "square", "square", "square", "square", "square", "square", "square", "square", "square", "square", "square", "square", "square", "square", "square", "square", "square", "square", "square", "square", "square", "square", "square", "square", "square", "square", "square", "square", "square", "square", "square", "square", "square", "square"]}, "mode": "markers", "name": "Anatomical (hc)", "showlegend": true, "type": "scatter", "x": ["BrainSegVolNotVent", "WhiteSurfArea", "bankssts", "caudalanteriorcingulate", "caudalmiddlefrontal", "cuneus", "eTIV", "entorhinal", "frontalpole", "fusiform", "inferiorparietal", "inferiortemporal", "insula", "isthmuscingulate", "lateraloccipital", "lateralorbitofrontal", "lingual", "medialorbitofrontal", "middletemporal", "paracentral", "parahippocampal", "parsopercularis", "parsorbitalis", "parstriangularis", "pericalcarine", "postcentral", "posteriorcingulate", "precentral", "precuneus", "rostralanteriorcingulate", "rostralmiddlefrontal", "superiorfrontal", "superiorparietal", "superiortemporal", "supramarginal", "temporalpole", "transversetemporal"], "xaxis": "x2", "y": [109000.0, 8368.0, 119.1, 169.7, 387.6, 272.0, 167900.0, 74.83, 41.66, 358.7, 798.2, 447.8, 248.4, 152.5, 688.9, 359.2, 408.9, 262.7, 432.5, 198.2, 76.21, 221.6, 119.3, 266.0, 301.4, 509.9, 189.9, 601.9, 540.5, 121.1, 876.5, 950.4, 649.2, 400.8, 564.4, 64.9, 45.25], "yaxis": "y2"}, {"marker": {"color": "#EF553B", "line": {"color": "white", "width": 1}, "size": 10, "symbol": ["square", "square", "square", "square", "square", "square", "square", "square", "square", "square", "square", "square", "square", "square", "square", "square", "square", "square", "square", "square", "square", "square", "square", "square", "square", "square", "square", "square", "square", "square", "square", "square", "square", "square", "square", "square", "square"]}, "mode": "markers", "name": "Numerical (pd)", "showlegend": true, "type": "scatter", "x": ["BrainSegVolNotVent", "WhiteSurfArea", "bankssts", "caudalanteriorcingulate", "caudalmiddlefrontal", "cuneus", "eTIV", "entorhinal", "frontalpole", "fusiform", "inferiorparietal", "inferiortemporal", "insula", "isthmuscingulate", "lateraloccipital", "lateralorbitofrontal", "lingual", "medialorbitofrontal", "middletemporal", "paracentral", "parahippocampal", "parsopercularis", "parsorbitalis", "parstriangularis", "pericalcarine", "postcentral", "posteriorcingulate", "precentral", "precuneus", "rostralanteriorcingulate", "rostralmiddlefrontal", "superiorfrontal", "superiorparietal", "superiortemporal", "supramarginal", "temporalpole", "transversetemporal"], "xaxis": "x", "y": [2783.0, 411.4, 21.3, 21.59, 44.45, 30.67, 78.64, 25.43, 16.45, 57.33, 58.71, 63.39, 99.23, 22.68, 60.83, 120.7, 49.95, 57.21, 51.45, 29.5, 21.98, 24.98, 22.32, 32.63, 50.29, 55.03, 29.49, 70.14, 37.34, 22.08, 105.5, 98.45, 66.33, 45.46, 65.67, 24.98, 10.36], "yaxis": "y"}, {"marker": {"color": "#EF553B", "line": {"color": "white", "width": 1}, "size": 10, "symbol": ["square", "square", "square", "square", "square", "square", "square", "square", "square", "square", "square", "square", "square", "square", "square", "square", "square", "square", "square", "square", "square", "square", "square", "square", "square", "square", "square", "square", "square", "square", "square", "square", "square", "square", "square", "square", "square"]}, "mode": "markers", "name": "Anatomical (pd)", "showlegend": true, "type": "scatter", "x": ["BrainSegVolNotVent", "WhiteSurfArea", "bankssts", "caudalanteriorcingulate", "caudalmiddlefrontal", "cuneus", "eTIV", "entorhinal", "frontalpole", "fusiform", "inferiorparietal", "inferiortemporal", "insula", "isthmuscingulate", "lateraloccipital", "lateralorbitofrontal", "lingual", "medialorbitofrontal", "middletemporal", "paracentral", "parahippocampal", "parsopercularis", "parsorbitalis", "parstriangularis", "pericalcarine", "postcentral", "posteriorcingulate", "precentral", "precuneus", "rostralanteriorcingulate", "rostralmiddlefrontal", "superiorfrontal", "superiorparietal", "superiortemporal", "supramarginal", "temporalpole", "transversetemporal"], "xaxis": "x2", "y": [96660.0, 7815.0, 129.1, 135.1, 338.2, 218.5, 161000.0, 73.42, 39.71, 378.0, 663.1, 449.5, 279.2, 158.8, 616.6, 337.8, 397.0, 232.0, 448.1, 217.9, 77.21, 174.9, 121.5, 218.6, 255.4, 468.1, 185.1, 578.7, 431.1, 131.5, 731.6, 921.3, 568.4, 361.9, 507.4, 66.03, 41.43], "yaxis": "y2"}, {"marker": {"color": "#00CC96", "line": {"color": "white", "width": 1}, "size": 10, "symbol": ["square", "square", "square", "square", "square", "square", "square", "square", "square", "square", "square", "square", "square", "square", "square", "square", "square", "square", "square", "square", "square", "square", "square", "square", "square", "square", "square", "square", "square", "square", "square", "square", "square", "square", "square", "square", "square"]}, "mode": "markers", "name": "Numerical (hc & pd)", "showlegend": true, "type": "scatter", "x": ["BrainSegVolNotVent", "WhiteSurfArea", "bankssts", "caudalanteriorcingulate", "caudalmiddlefrontal", "cuneus", "eTIV", "entorhinal", "frontalpole", "fusiform", "inferiorparietal", "inferiortemporal", "insula", "isthmuscingulate", "lateraloccipital", "lateralorbitofrontal", "lingual", "medialorbitofrontal", "middletemporal", "paracentral", "parahippocampal", "parsopercularis", "parsorbitalis", "parstriangularis", "pericalcarine", "postcentral", "posteriorcingulate", "precentral", "precuneus", "rostralanteriorcingulate", "rostralmiddlefrontal", "superiorfrontal", "superiorparietal", "superiortemporal", "supramarginal", "temporalpole", "transversetemporal"], "xaxis": "x", "y": [2751.0, 387.3, 22.17, 22.06, 51.11, 31.89, 114.2, 23.76, 16.49, 53.53, 68.51, 60.86, 102.6, 23.96, 59.09, 122.8, 48.92, 59.82, 47.95, 28.28, 21.98, 37.26, 23.1, 42.82, 45.73, 85.89, 27.12, 90.36, 45.85, 22.28, 150.5, 134.0, 101.5, 42.94, 76.56, 23.63, 10.31], "yaxis": "y"}, {"marker": {"color": "#00CC96", "line": {"color": "white", "width": 1}, "size": 10, "symbol": ["square", "square", "square", "square", "square", "square", "square", "square", "square", "square", "square", "square", "square", "square", "square", "square", "square", "square", "square", "square", "square", "square", "square", "square", "square", "square", "square", "square", "square", "square", "square", "square", "square", "square", "square", "square", "square"]}, "mode": "markers", "name": "Anatomical (hc & pd)", "showlegend": true, "type": "scatter", "x": ["BrainSegVolNotVent", "WhiteSurfArea", "bankssts", "caudalanteriorcingulate", "caudalmiddlefrontal", "cuneus", "eTIV", "entorhinal", "frontalpole", "fusiform", "inferiorparietal", "inferiortemporal", "insula", "isthmuscingulate", "lateraloccipital", "lateralorbitofrontal", "lingual", "medialorbitofrontal", "middletemporal", "paracentral", "parahippocampal", "parsopercularis", "parsorbitalis", "parstriangularis", "pericalcarine", "postcentral", "posteriorcingulate", "precentral", "precuneus", "rostralanteriorcingulate", "rostralmiddlefrontal", "superiorfrontal", "superiorparietal", "superiortemporal", "supramarginal", "temporalpole", "transversetemporal"], "xaxis": "x2", "y": [107600.0, 8310.0, 124.9, 163.4, 367.6, 251.2, 168400.0, 74.07, 41.56, 370.1, 748.2, 450.8, 267.1, 155.4, 665.6, 356.5, 406.4, 253.8, 446.1, 207.7, 76.94, 206.5, 123.3, 253.1, 284.9, 491.5, 192.5, 591.6, 499.9, 128.8, 850.7, 947.7, 613.7, 391.4, 542.7, 66.11, 44.38], "yaxis": "y2"}], "layout": {"annotations": [{"font": {"size": 16}, "showarrow": false, "text": "Numerical Variability (σ<sub>num</sub>)", "x": 0.23, "xanchor": "center", "xref": "paper", "y": 1, "yanchor": "bottom", "yref": "paper"}, {"font": {"size": 16}, "showarrow": false, "text": "Anatomical Variability (σ<sub>anat</sub>)", "x": 0.77, "xanchor": "center", "xref": "paper", "y": 1, "yanchor": "bottom", "yref": "paper"}], "font": {"size": 14}, "height": 600, "plot_bgcolor": "white", "title": {"text": "Numerical vs Anatomical Variability for Cortical Area (at baseline)", "x": 0.5}, "width": 1400, "xaxis": {"anchor": "y", "domain": [0, 0.46], "linecolor": "black", "linewidth": 1, "showline": true, "tickangle": 45, "ticks": "outside"}, "xaxis2": {"anchor": "y2", "domain": [0.54, 1], "linecolor": "black", "linewidth": 1, "showline": true, "tickangle": 45}, "yaxis": {"anchor": "x", "domain": [0, 1], "exponentformat": "power", "linecolor": "black", "linewidth": 1, "showline": true, "ticks": "outside", "title": {"text": "Standard Deviation"}, "type": "log"}, "yaxis2": {"anchor": "x2", "domain": [0, 1], "exponentformat": "power", "linecolor": "black", "linewidth": 1, "matches": "y", "showline": true, "showticklabels": false, "title": {"text": "Standard Deviation"}, "type": "log"}}}
